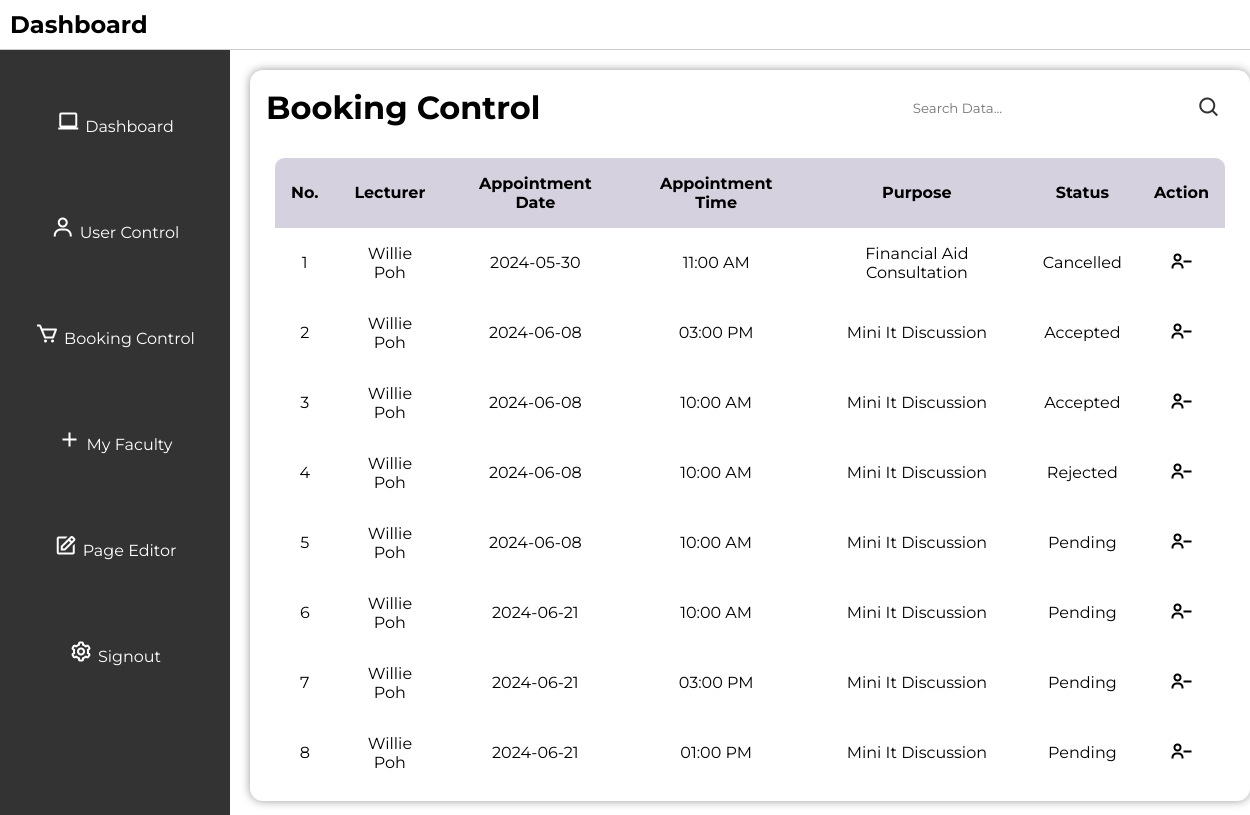
The app's page /appointmentcontrol with its own data.
### tables this page shows
CREATE TABLE appointments (
        id INTEGER PRIMARY KEY AUTOINCREMENT,
        booking_id INTEGER NOT NULL,
        student TEXT NOT NULL,
        lecturer TEXT NOT NULL,
        appointment_date TEXT NOT NULL,
        appointment_time TEXT NOT NULL,
        purpose TEXT NOT NULL,
        status TEXT NOT NULL,
        FOREIGN KEY (student) REFERENCES users (username),
        FOREIGN KEY (lecturer) REFERENCES users (username)
    );

### app.py (the view)
@app.route("/appointmentcontrol", methods=["GET", "POST"])
def appointmentcontrol():
    search_query = request.args.get('search', '')
    conn = get_db_connection()
    cursor = conn.cursor()
    if search_query:
        cursor.execute(
            """
            SELECT id, lecturer, student, appointment_date, purpose, status, appointment_time
            FROM appointments
            WHERE lecturer LIKE ? OR student LIKE ? OR appointment_date LIKE ? OR purpose LIKE ? OR status LIKE ?
            """,
            (f"%{search_query}%", f"%{search_query}%", f"%{search_query}%", f"%{search_query}%", f"%{search_query}%")
        )
    else:
        cursor.execute(
            "SELECT id, lecturer, student, appointment_date, purpose, status, appointment_time FROM appointments"
        )
    appointments = cursor.fetchall()
    cursor.close()
    conn.close()
    return render_template("appointment_control.html", appointments=appointments)

### app.py (called while the page is built)
def get_db_connection():
    con = sqlite3.connect("database.db")
    con.row_factory = sqlite3.Row
    return con

### templates/appointment_control.html (shortened to what this page needs)
<!DOCTYPE html>
<html lang="en">
<head>
    <link rel="stylesheet" href="../static/style.css">
    <link href='https://unpkg.com/boxicons@2.1.4/css/boxicons.min.css' rel='stylesheet'>
</head>
<body>
    <header>
        <h2>Dashboard</h2>
    </header>
    <div class="sidebar">
        <ul>
            <li><i class='bx bx-laptop'></i><a href="/admin">Dashboard</a></li>
            <li><i class='bx bx-user'></i><a href="/usercontrol">User Control</a></li>
            <li><i class='bx bx-cart'></i><a href="/appointmentcontrol">Booking Control</a></li>
            <li><i class='bx bx-plus'></i><a href="/faculty">My Faculty</a></li>
            <li><i class='bx bx-edit' ></i><a href="/adminpageeditor">Page Editor</a></li>
            <li><i class='bx bx-cog' ></i><a href="/logout">Signout</a></li>
        </ul>
    </div>
    <div class="user-main">
        <div class="table" id="customers_table">
            <div class="table__header">
                <h1>Booking Control</h1>
                <div class="input-group">
                    <input type="search" id="search" placeholder="Search Data...">
                    <i class='bx bx-search' onclick="searchData()"></i>
                </div>
            </div>
            <div class="table__body">
                <table>
                    <thead>
                        <tr>
                            <th>No.</th>
                            <th>Lecturer</th>
                            <th>Appointment Date</th>
                            <th>Appointment Time</th>
                            <th>Purpose</th>
                            <th>Status</th>
                            <th>Action</th>
                        </tr>
                    </thead>
                    <tbody id="appointmentTableBody">
                        {% for appointment in appointments %}
                        <tr>
                            <td>{{ loop.index }}</td>
                            <td>{{ appointment[1] }}</td>
                            <td>{{ appointment[3] }}</td>
                            <td>{{ appointment[6] }}</td>
                            <td>{{ appointment[4] }}</td>
                            <td>{{ appointment[5] }}</td>
                            <td>
                                <form method="post" action="/delete_booking">
                                    <button type="submit"><i class='bx bx-user-minus'></i></button>
                                </form>
                            </td>
                        </tr>
                        {% endfor %}
                    </tbody>
                </table>
            </div>
        </div>
    </div>
</body>
</html>

### static/style.css (style rules this page uses)
* { margin: 0; padding: 0; box-sizing: border-box; font-family: 'Montserrat'; }
body { font-family: 'Montserrat', sans-serif; background-color: white; justify-content: center; align-items: center; margin: 0; padding: 0; min-width: 100vh; }
.bx { font-size: 24px; color: #333; }
header { display: flex; justify-content: space-between; align-items: center; padding: 10px; background-color: #ffffff; border-bottom: 1px solid #ccc; position: relative; top: 0; width: 100%; }
header h2 { font-size: 24px; }
.sidebar { height: calc(200vh - 60px); width: 230px; position: absolute; top: 50px; left: 0; background-color: #333; padding-top: 20px; overflow-y: auto; }
.sidebar ul { list-style-type: none; }
.sidebar ul li { padding: 40px 0; text-align: center; }
.sidebar ul li a { color: #fff; text-decoration: none; }
.sidebar i { color: white; margin-right: 5px; }
.table { position: relative; width: 1000px; box-shadow: 0 0 10px rgba(0, 0, 0, 0.4); border-radius: 12.8px; display: flex; justify-content: center; flex-direction: column; margin-top: 20px; left: 20%; }
.table__header { width: 100%; height: 10%; padding: 12.8px 16px; display: flex; justify-content: space-between; align-items: center; }
.table__header .input-group { width: 35%; height: 100%; padding: 12.8px; border-radius: 32px; display: flex; justify-content: center; align-items: center; transition: .2s; }
.table__header .input-group input { width: 100%; padding: 0 8px 0 4.8px; background-color: transparent; border: none; outline: none; }
.table__body { width: 95%; max-height: calc(89vh - 16px); background-color: #fffb; margin: 12.8px auto; border-radius: 9.6px; overflow: auto; overflow: overlay; }
table { width: 100%; }
table, th, td { border-collapse: collapse; padding: 16px; text-align: center; }
thead th { position: sticky; top: 0; left: 0; background-color: #d5d1defe; text-transform: capitalize; }
.table__body button { background-color: transparent; border: none; color: black; justify-content: center; }
.table__body i { border: none; color: black; }

### records on screen
appointments: lecturer "Willie Poh", appointment_date "2024-05-30", appointment_time "11:00 AM", purpose "Financial Aid Consultation", status "Cancelled"
appointments: lecturer "Willie Poh", appointment_date "2024-06-08", appointment_time "03:00 PM", purpose "Mini It Discussion", status "Accepted"
appointments: lecturer "Willie Poh", appointment_date "2024-06-08", appointment_time "10:00 AM", purpose "Mini It Discussion", status "Accepted"
appointments: lecturer "Willie Poh", appointment_date "2024-06-08", appointment_time "10:00 AM", purpose "Mini It Discussion", status "Rejected"
appointments: lecturer "Willie Poh", appointment_date "2024-06-08", appointment_time "10:00 AM", purpose "Mini It Discussion", status "Pending"
appointments: lecturer "Willie Poh", appointment_date "2024-06-21", appointment_time "10:00 AM", purpose "Mini It Discussion", status "Pending"
appointments: lecturer "Willie Poh", appointment_date "2024-06-21", appointment_time "03:00 PM", purpose "Mini It Discussion", status "Pending"
appointments: lecturer "Willie Poh", appointment_date "2024-06-21", appointment_time "01:00 PM", purpose "Mini It Discussion", status "Pending"
